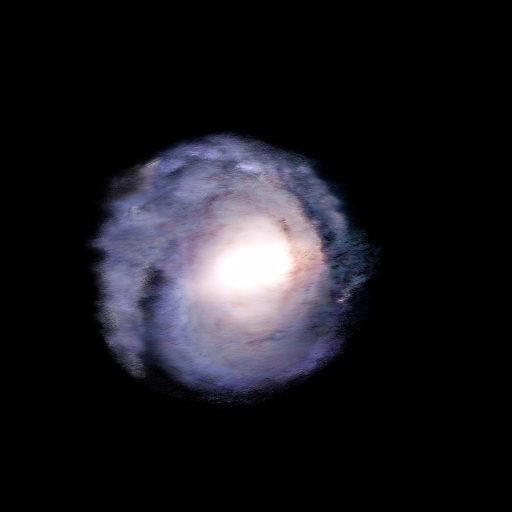
#> input picture map/galaxies/Andromeda_Galaxy_face.png, 1024 x 1024 px (shown at 1/2 size)
$ python photo_clean.py ../map/galaxies/Andromeda_Galaxy_face.png out.png
#> lines starting #> are read from the running program, lines starting #| are printed output that depends on the picture; after the words box and inside, x2 and y2 are one past the last pixel; in counts of white or black regions, pixels touching at a corner belong together
#!/usr/bin/env python3
"""A galaxy's photograph as its disc from afar is drawn with (godot/scripts/galaxy_look.gd): the
galaxy alone, the foreground stars of our own galaxy and the sky around taken out.

Drawn on the galaxy's disc, a star of the photograph would be as large as a star cluster of the
galaxy, a smear thousands of light years across. So:
  body   the galaxy: where the photograph, much blurred, is brighter than the sky by a share of its
         middle, the piece that holds the middle, grown a little and with a soft edge; outside it
         black;
  stars  in the body, what stands out of the light around it (a --median pixel median) by far
         and is small, and --grow pixels round it: the median there instead. A smooth galaxy (M65)
         takes a wide median; a knotty one (M101: its HII regions are its own) a narrow one.
The photograph stays as it is for fitting (tools/galaxy_fit.py, galaxy_xyz.py): this is only what
is shown.

Usage: photo_clean.py PHOTO OUT [--body 0.02] [--stars 6] [--median 13] [--grow 3]
"""
import argparse

import numpy as np
from PIL import Image
from scipy.ndimage import gaussian_filter, label, median_filter, binary_dilation

args = argparse.ArgumentParser()
args.add_argument("photo")
args.add_argument("out")
args.add_argument("--body", type=float, default=0.02, help="the body: brighter than the sky by this share of its middle")
args.add_argument("--stars", type=float, default=6.0, help="a star: above the median around it by this many times the noise")
args.add_argument("--median", type=int, default=13, help="the light around a star: a median this many pixels across (of 1024)")
args.add_argument("--grow", type=int, default=3, help="and this many pixels round each star taken out too")
a = args.parse_args()

rgb = np.asarray(Image.open(a.photo).convert("RGB"), np.float64) / 255.0
H, W = rgb.shape[:2]
#> H = 1024; W = 1024
lum = rgb.mean(axis=-1)
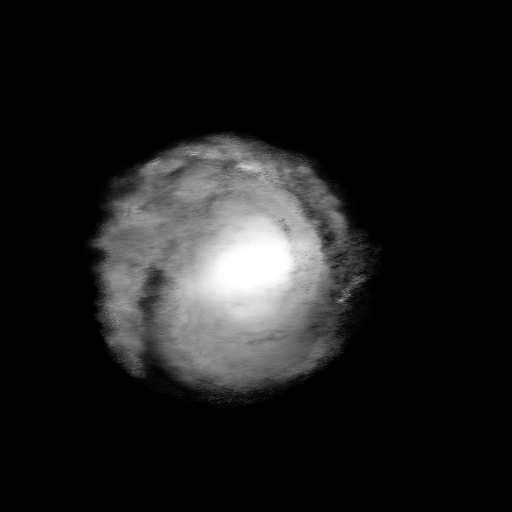
#> lum: shape (1024, 1024) float64 (shown at 1/2 size); min 0, max 1, mean 0.108
sky = np.median(lum)
#> sky = 0
noise = 1.4826 * np.median(np.abs(lum - sky))
#> noise = 0

# the body
smooth = gaussian_filter(lum, 6.0 * W / 1024)
cy, cx = np.unravel_index(gaussian_filter(lum, 20.0 * W / 1024).argmax(), lum.shape)
#> cy = 531; cx = 507
pieces, _ = label(smooth > sky + a.body * (smooth[cy, cx] - sky))
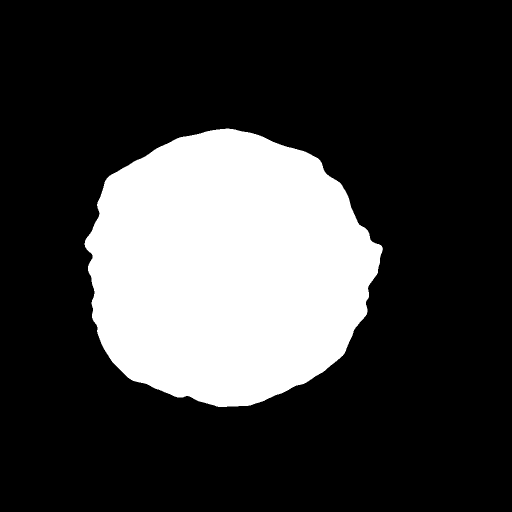
#> pieces: shape (1024, 1024) int32 (shown at 1/2 size); values 0 (black) and 1 (white), 23.9% white; 1 white region, box (x1, y1, x2, y2) and area: (169, 257, 766, 814) 250124
body = pieces == pieces[cy, cx]
body = binary_dilation(body, iterations=int(12 * W / 1024))
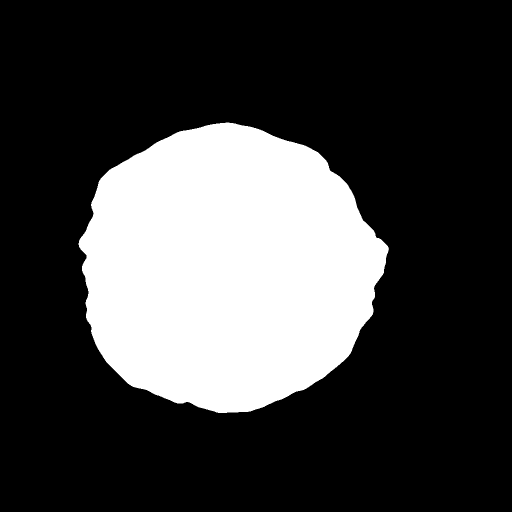
#> body: shape (1024, 1024) bool (shown at 1/2 size); 25.8% white; 1 white region, box (x1, y1, x2, y2) and area: (157, 245, 778, 826) 270417
soft = np.clip(gaussian_filter(body.astype(np.float64), 8.0 * W / 1024) * 2.0 - 0.5, 0.0, 1.0)

# the stars in it
k = int(a.median * W / 1024) | 1
#> k = 13
around = np.stack([median_filter(rgb[..., c], size=k) for c in range(3)], -1)
excess = lum - around.mean(axis=-1)
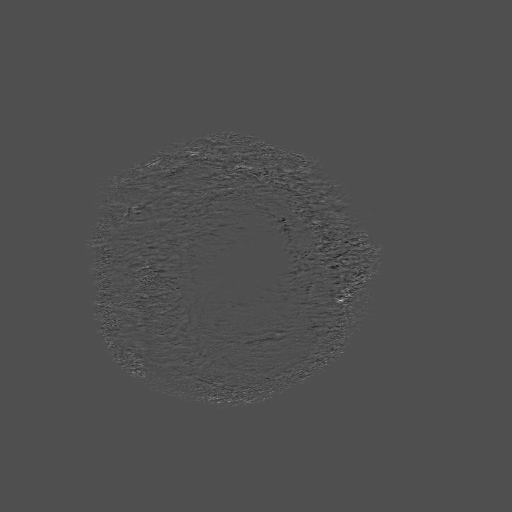
#> excess: shape (1024, 1024) float64 (shown at 1/2 size); min -0.222, max 0.492, mean 0.000197; drawn with min black and max white
star = excess > a.stars * max(noise, 1e-3)
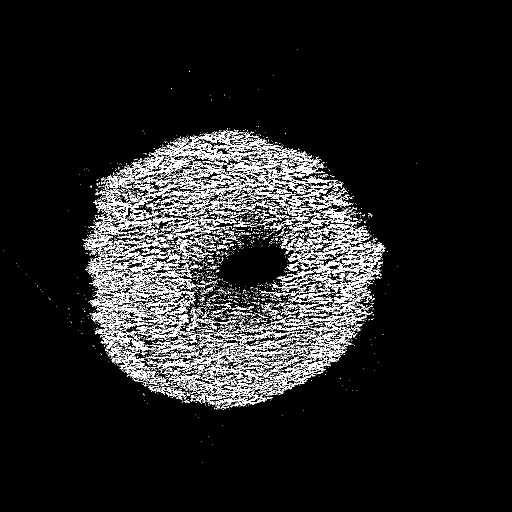
#> star: shape (1024, 1024) bool (shown at 1/2 size); 8.9% white in thin lines or dots, all inside (x1, y1, x2, y2) = (7, 98, 833, 926)
# small: not the middle of the galaxy itself
star &= gaussian_filter(lum, 20.0 * W / 1024) < 0.9 * gaussian_filter(lum, 20.0 * W / 1024).max()
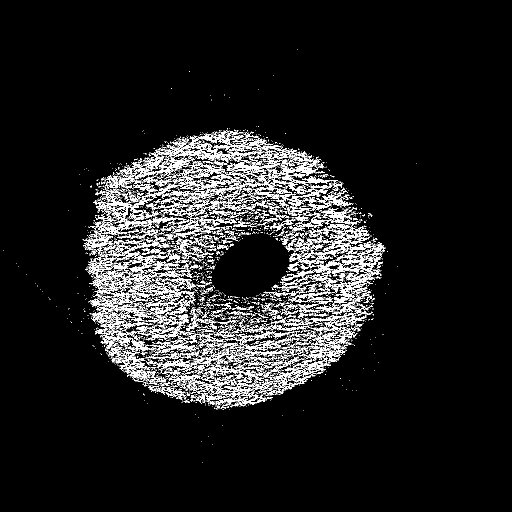
#> star: shape (1024, 1024) bool (shown at 1/2 size); 8.8% white in thin lines or dots, all inside (x1, y1, x2, y2) = (7, 98, 833, 926)
star = binary_dilation(star, iterations=max(1, int(a.grow * W / 1024)))
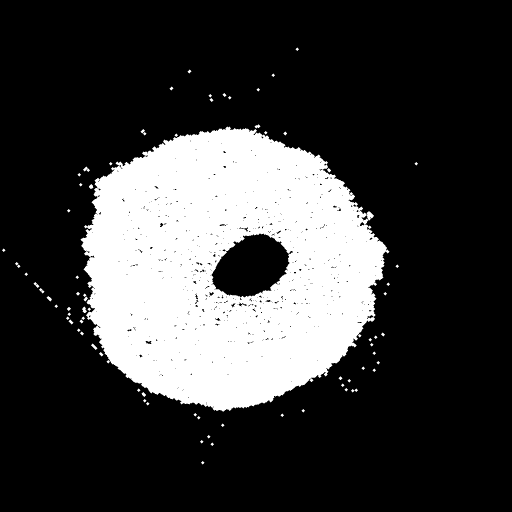
#> star: shape (1024, 1024) bool (shown at 1/2 size); 23.5% white; 79 white regions, largest, box (x1, y1, x2, y2) and area: (161, 253, 779, 823) 244191, (164, 613, 174, 626) 72, (166, 333, 180, 344) 71
clean = np.where(star[..., None], around, rgb)
clean = np.clip((clean - sky) / max(1.0 - sky, 1e-6), 0.0, 1.0) * soft[..., None]

Image.fromarray((clean * 255.0 + 0.5).astype(np.uint8)).save(a.out, quality=95)
print(f"{a.out}: the body {body.mean() * 100:.1f}% of the picture, {int(label(star)[1])} stars taken out")
#| out.png: the body 25.8% of the picture, 86 stars taken out

$ run again, on map/galaxies/LMC_xyz_y.png
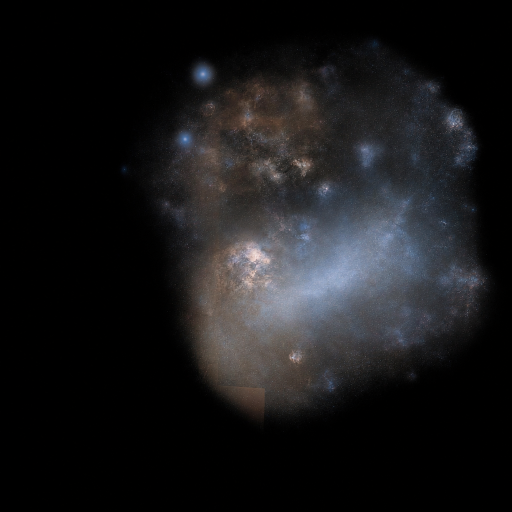
#> input picture map/galaxies/LMC_xyz_y.png, 1024 x 1024 px (shown at 1/2 size)
#> sky = 0
#> cy = 556; cx = 663
#> pieces: shape (1024, 1024) int32; values 0 (black) and 1 (white), 41.9% white; 1 white region, box (x1, y1, x2, y2) and area: (237, 70, 996, 858) 439232
#> `star &= gaussian_filter(lum, 20.0 * W / 1024) < 0.9 * gaussian_filter(..`:
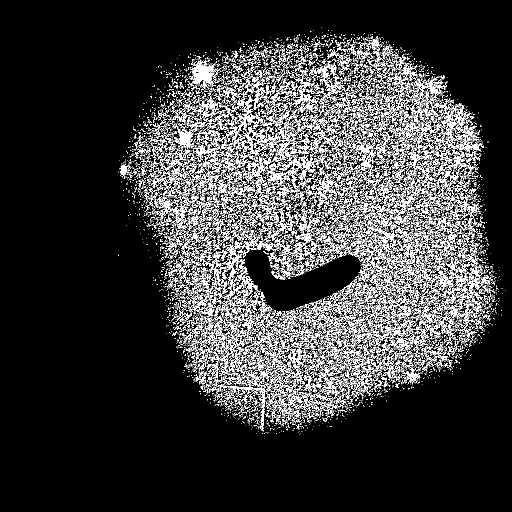
#> star: shape (1024, 1024) bool (shown at 1/2 size); 14.7% white in thin lines or dots, all inside (x1, y1, x2, y2) = (236, 54, 1012, 869)
#> `star = binary_dilation(star, iterations=max(1, int(a.grow * W / 1024)))`:
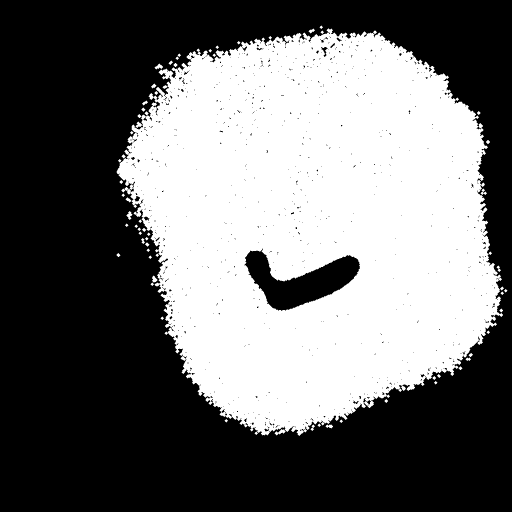
#> star: shape (1024, 1024) bool (shown at 1/2 size); 42.5% white; 66 white regions, largest, box (x1, y1, x2, y2) and area: (233, 57, 1006, 872) 443678, (549, 858, 571, 871) 121, (253, 422, 265, 440) 106
#| out.png: the body 44.5% of the picture, 92 stars taken out
